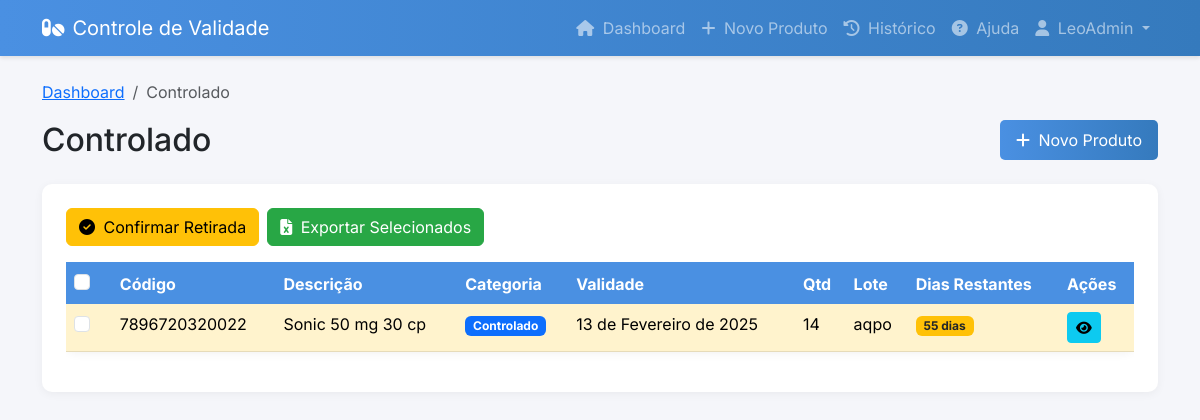
Screenshot of /?categoria=CONTROLADO (signed in) with the database file from the repository.
### core/models.py (models this page shows, shortened)
class Farmacia(AbstractUser):
    nome_loja = models.CharField(max_length=100)
    cpf = models.CharField(max_length=14, unique=True, help_text="Digite o CPF no formato: 000.000.000-00")
    email = models.EmailField(unique=True)
    class Meta:
        verbose_name = "Farmácia"
        verbose_name_plural = "Farmácias"

class Produto(models.Model):
    CATEGORIA_CHOICES = [
        ('MEDICAMENTO', 'Medicamento'),
        ('CONTROLADO', 'Controlado'),
        ('TERMOLABEL', 'Termolábel'),
        ('ALIMENTO', 'Alimento'),
        ('PERFUMARIA', 'Perfumaria'),
    ]
    STATUS_CHOICES = [
        ('ATIVO', 'Ativo'),
        ('RETIRADO', 'Retirado'),
    ]
    farmacia = models.ForeignKey(Farmacia, on_delete=models.CASCADE)
    codigo_barras = models.CharField(max_length=13)
    descricao = models.CharField(max_length=200)
    categoria = models.CharField(
        max_length=20,
        choices=CATEGORIA_CHOICES,
        default='MEDICAMENTO'
    )
    data_validade = models.DateField()
    quantidade = models.IntegerField()
    lote = models.CharField(max_length=50)
    data_cadastro = models.DateTimeField(default=timezone.now)
    status = models.CharField(max_length=10, choices=STATUS_CHOICES, default='ATIVO')
    data_retirada = models.DateTimeField(null=True, blank=True)
    motivo_retirada = models.TextField(blank=True, null=True)
    class Meta:
        ordering = ['-data_cadastro']
    @property
    def status_validade(self):
        dias_para_vencer = (self.data_validade - timezone.now().date()).days
        if dias_para_vencer <= 15:
            return 'danger'  # Vermelho
        elif dias_para_vencer <= 90:
            return 'warning'  # Amarelo
        return 'normal'  # Sem destaque
    @property
    def dias_para_vencer(self):
        return (self.data_validade - timezone.now().date()).days

### core/views.py (the view)
# urls.py: path('', views.dashboard, name='dashboard'),
@login_required
def dashboard(request):
    categoria_filtro = request.GET.get('categoria', '')
    status_filtro = request.GET.get('status', 'ATIVO')
    produtos = Produto.objects.filter(farmacia=request.user)
    if categoria_filtro:
        produtos = produtos.filter(categoria=categoria_filtro)
    if status_filtro:
        produtos = produtos.filter(status=status_filtro)
    produtos_vencendo = produtos.filter(
        status='ATIVO',
        data_validade__lte=timezone.now().date() + timedelta(days=15)
    ).order_by('data_validade')
    context = {
        'produtos': produtos.order_by('data_validade'),
        'produtos_vencendo': produtos_vencendo,
        'categoria_selecionada': categoria_filtro,
        'total_medicamentos': produtos.filter(categoria='MEDICAMENTO', status='ATIVO').count(),
        'total_controlados': produtos.filter(categoria='CONTROLADO', status='ATIVO').count(),
        'total_termolabeis': produtos.filter(categoria='TERMOLABEL', status='ATIVO').count(),
        'total_alimentos': produtos.filter(categoria='ALIMENTO', status='ATIVO').count(),
        'total_perfumaria': produtos.filter(categoria='PERFUMARIA', status='ATIVO').count(),
    }
    return render(request, 'core/dashboard.html', context)

### core/templates/core/dashboard.html (shortened to what this page needs)
{% extends 'core/base.html' %}
{% block content %}
<div class="dashboard-header mb-4">
    {% if categoria_selecionada %}
        <nav aria-label="breadcrumb">
            <ol class="breadcrumb">
                <li class="breadcrumb-item"><a href="{% url 'dashboard' %}">Dashboard</a></li>
                <li class="breadcrumb-item active">{{ categoria_selecionada|title }}</li>
            </ol>
        </nav>
    {% endif %}
    <div class="d-flex justify-content-between align-items-center">
        <h2 class="mb-0">
            {% if categoria_selecionada %}
                {{ categoria_selecionada|title }}
            {% else %}
                Dashboard
            {% endif %}
        </h2>
        <a href="{% url 'produto_novo' %}" class="btn btn-primary">
            <i class="fas fa-plus me-1"></i> Novo Produto
        </a>
    </div>
</div>
<div class="card">
    <div class="card-body">
        <form id="produtosForm" action="{% url 'confirmar_retirada' %}" method="post">
            <div class="mb-3 d-flex gap-2">
                <button type="button" class="btn btn-warning" onclick="confirmarRetirada()">
                    <i class="fas fa-check-circle me-1"></i> Confirmar Retirada
                </button>
                <button type="button" class="btn btn-success" onclick="exportarSelecionados()">
                    <i class="fas fa-file-excel me-1"></i> Exportar Selecionados
                </button>
            </div>
            {% if produtos %}
            <div class="table-responsive">
                <table class="table table-hover">
                    <thead>
                        <tr>
                            <th>
                                <div class="form-check">
                                    <input type="checkbox" class="form-check-input" id="selectAll" onclick="toggleAll(this)">
                                </div>
                            </th>
                            <th>Código</th>
                            <th>Descrição</th>
                            <th>Categoria</th>
                            <th>Validade</th>
                            <th>Qtd</th>
                            <th>Lote</th>
                            <th>Dias Restantes</th>
                            <th>Ações</th>
                        </tr>
                    </thead>
                    <tbody>
                        {% for produto in produtos %}
                        <tr class="{% if produto.status_validade == 'danger' %}table-danger{% elif produto.status_validade == 'warning' %}table-warning{% endif %}">
                            <td>
                                <div class="form-check">
                                    <input type="checkbox" class="form-check-input" name="produtos_selecionados" value="{{ produto.id }}">
                                </div>
                            </td>
                            <td>{{ produto.codigo_barras }}</td>
                            <td>{{ produto.descricao }}</td>
                            <td>
                                <span class="badge bg-primary">{{ produto.get_categoria_display }}</span>
                            </td>
                            <td>{{ produto.data_validade }}</td>
                            <td>{{ produto.quantidade }}</td>
                            <td>{{ produto.lote }}</td>
                            <td>
                                {% if produto.dias_para_vencer <= 15 %}
                                    <span class="badge bg-danger">{{ produto.dias_para_vencer }} dias</span>
                                {% elif produto.dias_para_vencer <= 90 %}
                                    <span class="badge bg-warning text-dark">{{ produto.dias_para_vencer }} dias</span>
                                {% else %}
                                    <span class="badge bg-success">{{ produto.dias_para_vencer }} dias</span>
                                {% endif %}
                            </td>
                            <td>
                                <a href="{% url 'produto_detalhes' produto.pk %}" class="btn btn-sm btn-info">
                                    <i class="fas fa-eye"></i>
                                </a>
                            </td>
                        </tr>
                        {% endfor %}
                    </tbody>
                </table>
            </div>
            {% endif %}
        </form>
    </div>
</div>
{% endblock %}

### core/templates/core/base.html (shortened to what this page needs)
<!DOCTYPE html>
<html lang="pt-br">
<head>
    <link href="https://cdn.jsdelivr.net/npm/bootstrap@5.3.0/dist/css/bootstrap.min.css" rel="stylesheet">
    <link href="https://cdn.jsdelivr.net/npm/sweetalert2@11/dist/sweetalert2.min.css" rel="stylesheet">
    <link href="https://cdn.jsdelivr.net/npm/@fortawesome/fontawesome-free@6/css/all.min.css" rel="stylesheet">
    {% load static %}
    <link rel="stylesheet" href="{% static 'css/style.css' %}">
</head>
<body>
    <nav class="navbar navbar-expand-lg navbar-dark">
        <div class="container">
            <a class="navbar-brand d-flex align-items-center" href="{% url 'dashboard' %}">
                <i class="fas fa-pills me-2"></i>
                Controle de Validade
            </a>
            <div class="collapse navbar-collapse" id="navbarNav">
                <ul class="navbar-nav ms-auto">
                    {% if user.is_authenticated %}
                        <li class="nav-item">
                            <a class="nav-link" href="{% url 'dashboard' %}">
                                <i class="fas fa-home me-1"></i> Dashboard
                            </a>
                        </li>
                        <li class="nav-item">
                            <a class="nav-link" href="{% url 'produto_novo' %}">
                                <i class="fas fa-plus me-1"></i> Novo Produto
                            </a>
                        </li>
                        <li class="nav-item">
                            <a class="nav-link" href="{% url 'historico' %}">
                                <i class="fas fa-history me-1"></i> Histórico
                            </a>
                        </li>
                        <li class="nav-item">
                            <a class="nav-link" href="{% url 'ajuda' %}" onclick="showHelp()">
                                <i class="fas fa-question-circle me-1"></i> Ajuda
                            </a>
                        </li>
                        <li class="nav-item dropdown">
                            <a class="nav-link dropdown-toggle" href="#" id="userDropdown" role="button" data-bs-toggle="dropdown">
                                <i class="fas fa-user me-1"></i> {{ user.nome_loja }}
                            </a>
                        </li>
                    {% endif %}
                </ul>
            </div>
        </div>
    </nav>
    <div class="container mt-4">
        {% block content %}
        {% endblock %}
    </div>
</body>
</html>

### static/css/style.css (style rules this page uses)
:root { --primary-color: #4a90e2; --secondary-color: #f5f6fa; --danger-color: #e74c3c; --warning-color: #f1c40f; --success-color: #2ecc71; }
body { background-color: var(--secondary-color); font-family: 'Inter', sans-serif; }
.navbar { box-shadow: 0 2px 4px rgba(0,0,0,0.1); background: linear-gradient(to right, #4a90e2, #357abd); }
.card { border: none; border-radius: 10px; box-shadow: 0 2px 10px rgba(0,0,0,0.05); transition: transform 0.2s; }
.btn-primary { background-color: var(--primary-color); border: none; border-radius: 5px; padding: 0.5rem 1rem; }
.table { background: white; border-radius: 10px; box-shadow: 0 2px 10px rgba(0,0,0,0.05); }
.table thead th { background-color: var(--primary-color); color: white; border: none; }
.breadcrumb { background: transparent; margin-bottom: 1rem; }
.btn-primary { background: linear-gradient(to right, #4a90e2, #357abd); border: none; transition: transform 0.2s; }

### core/templates/core/dashboard.html (style rules this page uses)
.btn-success { background-color: #28a745; border-color: #28a745; color: white; }
.gap-2 { gap: 0.5rem; }
.card-body { display: flex; flex-direction: column; justify-content: space-between; height: 100%; padding: 1.5rem; }

### rows the page displays
Farmacia: nome_loja "LeoAdmin"
Produto: categoria "Controlado", codigo_barras "7896720320022", descricao "Sonic 50 mg 30 cp", data_validade "13 de Fevereiro de 2025", quantidade "14", lote "aqpo", dias_para_vencer "55"
